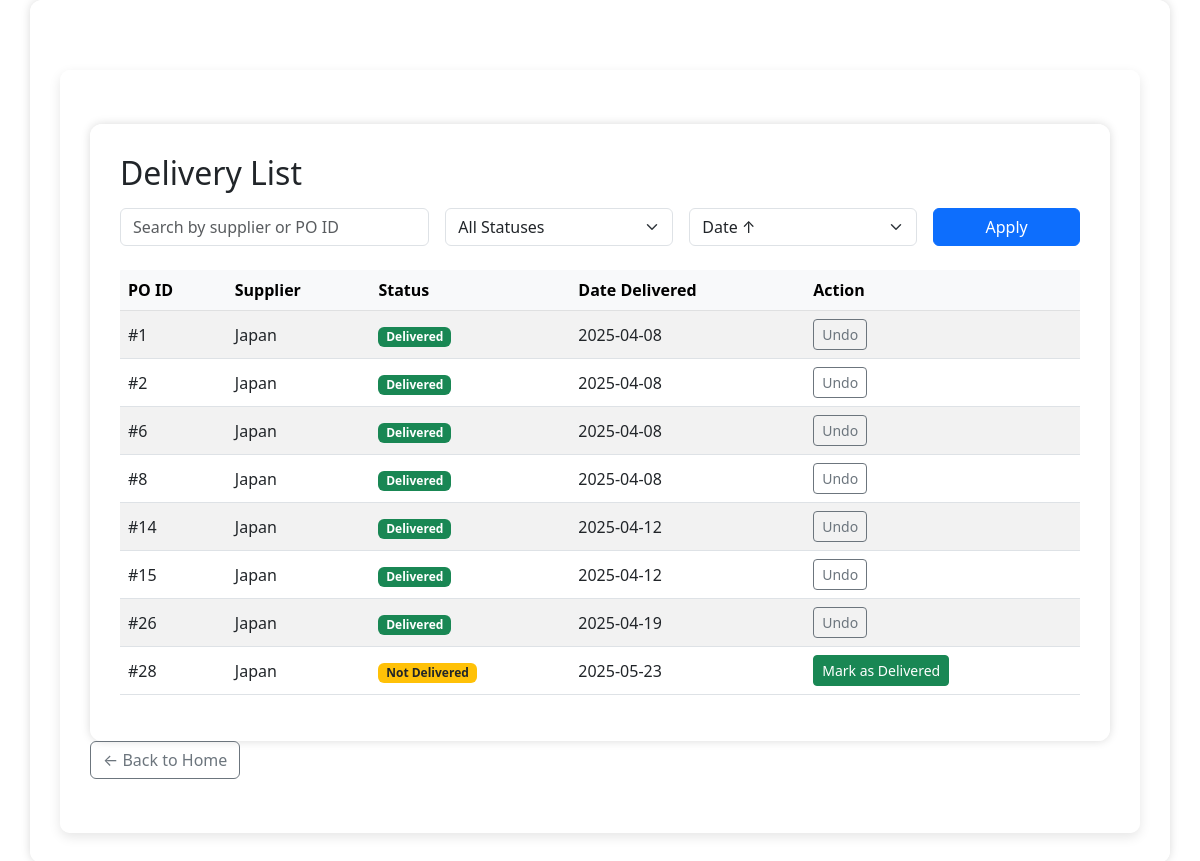
/deliveries/, run on an earlier commit of the app's database.
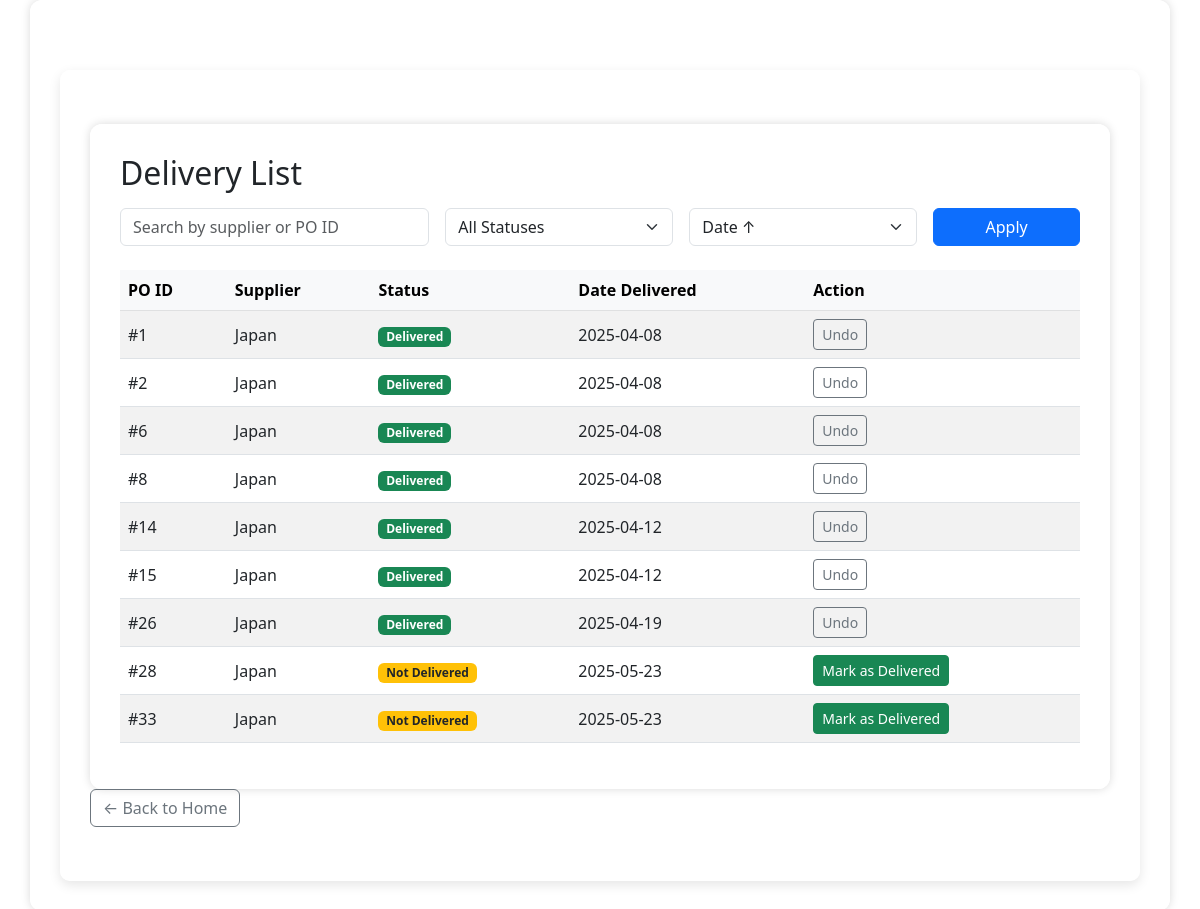
And on a later commit of the database.
### core/models.py (models this page shows, shortened)
class Delivery(models.Model):
    purchase_order = models.ForeignKey('PurchaseOrder', on_delete=models.CASCADE)
    delivery_date = models.DateField()
    received_by = models.ForeignKey('auth.User', on_delete=models.SET_NULL, null=True)
    notes = models.TextField(blank=True, null=True)
    delivered = models.BooleanField(default=False)

class PurchaseOrder(models.Model):
    supplier = models.ForeignKey(Supplier, on_delete=models.CASCADE)
    date_created = models.DateField(auto_now_add=True)
    expected_delivery_date = models.DateField(blank=True, null=True)
    status = models.CharField(max_length=20, default='Pending')  # e.g., Pending, Delivered, Cancelled

class Supplier(models.Model):
    name = models.CharField(max_length=255)
    contact_person = models.CharField(max_length=255, blank=True, null=True)
    email = models.EmailField(blank=True, null=True)
    phone = models.CharField(max_length=20, blank=True, null=True)
    address = models.TextField(blank=True, null=True)

### core/views.py (the view)
# urls.py: path('deliveries/', views.delivery_list, name='delivery_list'),
def delivery_list(request):
    search_query = request.GET.get('search', '')
    status_filter = request.GET.get('status', '')
    sort_by = request.GET.get('sort', 'delivery_date')
    deliveries = Delivery.objects.all()
    if search_query:
        deliveries = deliveries.filter(
            Q(purchase_order__supplier__name__icontains=search_query) |
            Q(purchase_order__id__icontains=search_query)
        )
    if status_filter == 'delivered':
        deliveries = deliveries.filter(delivered=True)
    elif status_filter == 'not_delivered':
        deliveries = deliveries.filter(delivered=False)
    if sort_by in ['delivery_date', '-delivery_date', 'delivered']:
        deliveries = deliveries.order_by(sort_by)
    paginator = Paginator(deliveries, 10)
    page_number = request.GET.get("page")
    page_obj = paginator.get_page(page_number)
    context = {
        'deliveries': page_obj,
        'search_query': search_query,
        'status_filter': status_filter,
        'sort_by': sort_by
    }
    return render(request, 'core/delivery_list.html', context)

### core/templates/core/delivery_list.html (shortened to what this page needs)
{% extends 'base.html' %}
{% block content %}
{% load static %}
<div class="container mt-4">
  <h2 class="mb-3">Delivery List</h2>
  <form method="get" class="row g-3 mb-4">
    <div class="col-md-4">
      <input type="text" name="search" class="form-control" placeholder="Search by supplier or PO ID" value="{{ search_query }}">
    </div>
    <div class="col-md-3">
      <select name="status" class="form-select">
        <option value="">All Statuses</option>
      </select>
    </div>
    <div class="col-md-3">
      <select name="sort" class="form-select">
        <option value="delivery_date" {% if sort_by == 'delivery_date' %}selected{% endif %}>Date ↑</option>
      </select>
    </div>
    <div class="col-md-2">
      <button type="submit" class="btn btn-primary w-100">Apply</button>
    </div>
  </form>
  <div class="table-responsive">
    <table class="table table-striped align-middle">
      <thead class="table-light">
        <tr>
          <th>PO ID</th>
          <th>Supplier</th>
          <th>Status</th>
          <th>Date Delivered</th>
          <th>Action</th>
        </tr>
      </thead>
      <tbody>
        {% for delivery in deliveries %}
        <tr>
          <td>#{{ delivery.purchase_order.id }}</td>
          <td>{{ delivery.purchase_order.supplier.name }}</td>
          <td>
            {% if delivery.delivered %}
              <span class="badge bg-success">Delivered</span>
            {% else %}
              <span class="badge bg-warning text-dark">Not Delivered</span>
            {% endif %}
          </td>
          <td>{{ delivery.delivery_date|date:"Y-m-d" }}</td>
          <td>
            {% if delivery.delivered %}
              <a href="{% url 'undo_delivery' delivery.id %}" class="btn btn-sm btn-outline-secondary">Undo</a>
            {% else %}
              <a href="{% url 'mark_as_delivered' delivery.id %}" class="btn btn-sm btn-success">Mark as Delivered</a>
            {% endif %}
          </td>
        </tr>
        {% empty %}
        <tr>
          <td colspan="5" class="text-center text-muted">No deliveries found.</td>
        </tr>
        {% endfor %}
      </tbody>
    </table>
  </div>
</div>
<a href="{% url 'home' %}" class="btn btn-outline-secondary mb-4">← Back to Home</a>
{% endblock %}

What changed in the data, as far as the page shows it:
added Delivery: purchase_order.id "33", purchase_order.supplier.name "Japan", delivered "Not Delivered", delivery_date "2025-05-23"
